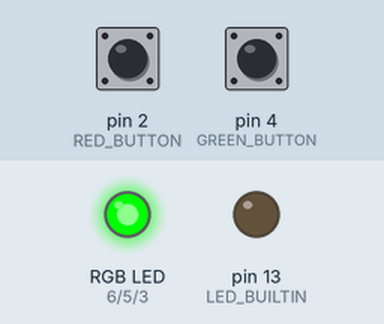
A sketch run on a simulated Arduino Uno, built with avr-gcc and run on an emulated ATmega328P. Parts: an RGB LED mixed from three pins (HIGH = lit), output pins drawn as LEDs (lit = HIGH). Inputs (shaded band) come from the test bench; at power-on: pin 2 (RED_BUTTON) HIGH, pin 4 (GREEN_BUTTON) HIGH.

Above: at 1.2 s.
1.3 s: pin 2 (RED_BUTTON) pulled LOW for 0.15 s
At 2.1 s:
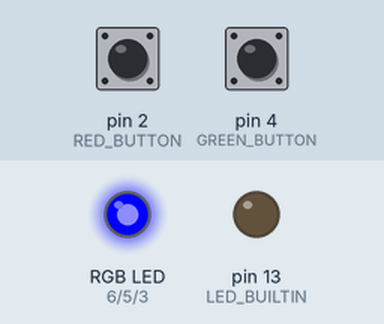
2.9 s: pin 4 (GREEN_BUTTON) pulled LOW for 0.15 s
At 3.4 s:
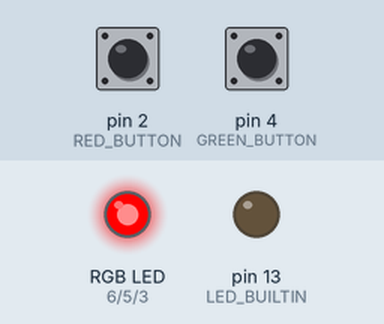
4.5 s: pin 4 (GREEN_BUTTON) pulled LOW for 1 s
At 5.8 s:
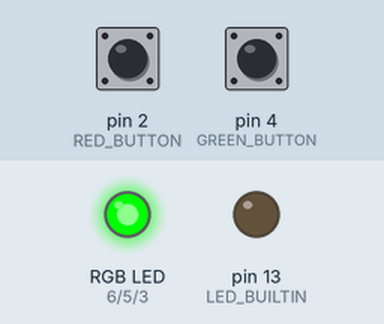
7.0 s: pin 4 (GREEN_BUTTON) pulled LOW for 3.2 s
At 10.6 s:
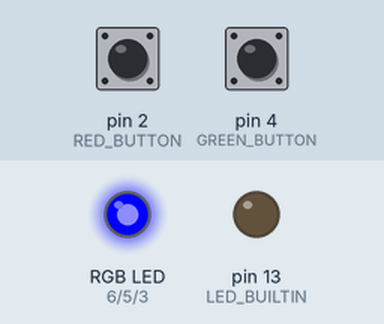
Timing chart, 0 to 12.1 s (numbered marks = the images above; inputs shaded):
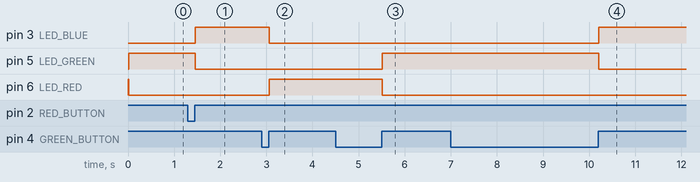

The sketch:

Task1.ino
```cpp
#define LED_RED 6
#define LED_GREEN 5
#define LED_BLUE 3
#define RED_BUTTON 2
#define GREEN_BUTTON 4
int led[] = {LED_RED, LED_GREEN, LED_BLUE};
void initRGB() {
pinMode(LED_BUILTIN, OUTPUT);
digitalWrite(LED_BUILTIN, LOW);

pinMode(LED_RED, OUTPUT);
digitalWrite(LED_RED, HIGH);

pinMode(LED_GREEN, OUTPUT);
digitalWrite(LED_GREEN, LOW);

pinMode(LED_BLUE, OUTPUT);
digitalWrite(LED_BLUE, LOW);
}

void initButtons() {
pinMode(RED_BUTTON, INPUT_PULLUP);
pinMode(GREEN_BUTTON, INPUT_PULLUP);
}

#define DEBOUNCE_PERIOD 10UL

bool isGreenButtonReleased() {
  static int debounced_button_state = LOW;
  static int previous_reading = LOW;
  static unsigned long last_change_time = 0UL;
  bool isReleased = false;

  int current_reading = digitalRead(GREEN_BUTTON);

  if (previous_reading != current_reading) {
    last_change_time = millis();
  }

  if (millis() - last_change_time > DEBOUNCE_PERIOD) {
    if (current_reading != debounced_button_state)
    {
      if (debounced_button_state == LOW && current_reading == HIGH) {
        isReleased = true;
      }
    debounced_button_state = current_reading;
    }
  }

  previous_reading = current_reading;

  return isReleased;
}

bool isRedButtonReleased() {
  static int debounced_button_state = LOW;
  static int previous_reading = LOW;
  static unsigned long last_change_time = 0UL;
  bool isReleased = false;

  int current_reading = digitalRead(RED_BUTTON);

  if (previous_reading != current_reading) {
    last_change_time = millis();
  }

  if (millis() - last_change_time > DEBOUNCE_PERIOD) {
    if (current_reading != debounced_button_state)
    {
      if (debounced_button_state == LOW && current_reading == HIGH) {
        isReleased = true;
      }
    debounced_button_state = current_reading;
    }
  }

  previous_reading = current_reading;

  return isReleased;
}


void setup() {
  initRGB();
  initButtons();
}

int led_index = 2;

void loop() {
  if (isGreenButtonReleased() || isRedButtonReleased()) {
    digitalWrite(led[led_index], LOW);
    led_index = ++led_index % 3;
    digitalWrite(led[led_index], HIGH);
  }
}
```

Measured:
- after the input at 1.3 s, pin 3 (LED_BLUE): LOW → HIGH after 0.16 s; pin 5 (LED_GREEN): HIGH → LOW after 0.16 s
- after the input at 2.9 s, pin 3 (LED_BLUE): HIGH → LOW after 0.16 s; pin 6 (LED_RED): LOW → HIGH after 0.16 s
- after the input at 4.5 s, pin 5 (LED_GREEN): LOW → HIGH after 1.0 s; pin 6 (LED_RED): HIGH → LOW after 1.0 s
- after the input at 7.0 s, pin 3 (LED_BLUE): LOW → HIGH after 3.2 s; pin 5 (LED_GREEN): HIGH → LOW after 3.2 s
